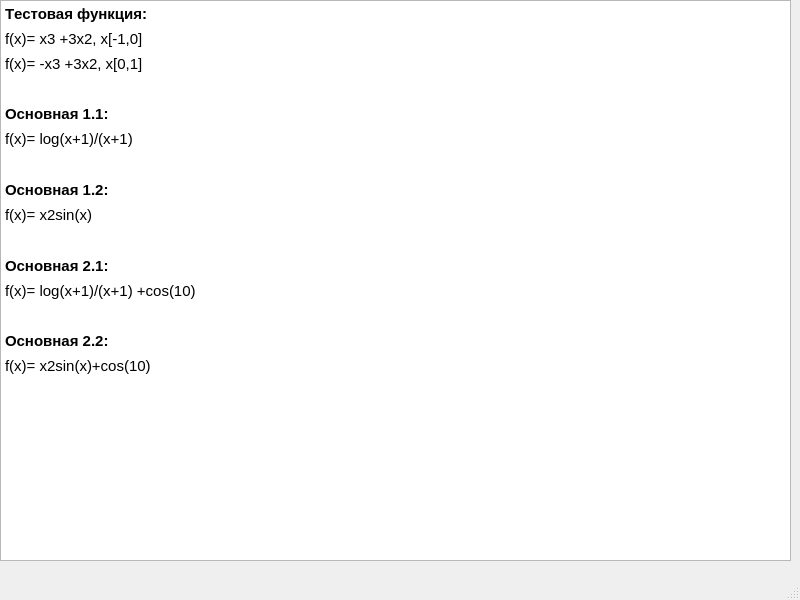
<?xml version="1.0" encoding="UTF-8"?>
<ui version="4.0">
 <class>MainWindow</class>
 <widget class="QMainWindow" name="MainWindow">
  <property name="geometry">
   <rect>
    <x>0</x>
    <y>0</y>
    <width>800</width>
    <height>600</height>
   </rect>
  </property>
  <property name="windowTitle">
   <string>Помощь</string>
  </property>
  <widget class="QWidget" name="centralwidget">
   <widget class="QTextEdit" name="textEdit">
    <property name="geometry">
     <rect>
      <x>0</x>
      <y>0</y>
      <width>791</width>
      <height>561</height>
     </rect>
    </property>
    <property name="html">
     <string>&lt;!DOCTYPE HTML PUBLIC &quot;-//W3C//DTD HTML 4.0//EN&quot; &quot;http://www.w3.org/TR/REC-html40/strict.dtd&quot;&gt;
&lt;html&gt;&lt;head&gt;&lt;meta name=&quot;qrichtext&quot; content=&quot;1&quot; /&gt;&lt;style type=&quot;text/css&quot;&gt;
p, li { white-space: pre-wrap; }
&lt;/style&gt;&lt;/head&gt;&lt;body style=&quot; font-family:'MS Shell Dlg 2'; font-size:7.8pt; font-weight:400; font-style:normal;&quot;&gt;
&lt;p style=&quot; margin-top:0px; margin-bottom:0px; margin-left:0px; margin-right:0px; -qt-block-indent:0; text-indent:0px; line-height:138%;&quot;&gt;&lt;a name=&quot;docs-internal-guid-23ae4738-7fff-017f-61ce-d06e07cf7613&quot;&gt;&lt;/a&gt;&lt;span style=&quot; font-family:'Arial','sans-serif'; font-size:11pt; font-weight:696; color:#000000; background-color:transparent;&quot;&gt;Т&lt;/span&gt;&lt;span style=&quot; font-family:'Arial','sans-serif'; font-size:11pt; font-weight:696; color:#000000; background-color:transparent;&quot;&gt;естовая функция:&lt;/span&gt;&lt;/p&gt;
&lt;p style=&quot; margin-top:0px; margin-bottom:0px; margin-left:0px; margin-right:0px; -qt-block-indent:0; text-indent:0px; line-height:138%;&quot;&gt;&lt;span style=&quot; font-family:'Arial','sans-serif'; font-size:11pt; color:#000000; background-color:transparent;&quot;&gt;f(x)= x3 +3x2, x[-1,0]&lt;/span&gt;&lt;/p&gt;
&lt;p style=&quot; margin-top:0px; margin-bottom:0px; margin-left:0px; margin-right:0px; -qt-block-indent:0; text-indent:0px; line-height:138%;&quot;&gt;&lt;span style=&quot; font-family:'Arial','sans-serif'; font-size:11pt; color:#000000; background-color:transparent;&quot;&gt;f(x)= -x3 +3x2, x[0,1]&lt;/span&gt;&lt;/p&gt;
&lt;p style=&quot; margin-top:0px; margin-bottom:0px; margin-left:0px; margin-right:0px; -qt-block-indent:0; text-indent:0px;&quot;&gt;&lt;span style=&quot; font-size:8pt;&quot;&gt;&lt;br /&gt;&lt;/span&gt;&lt;/p&gt;
&lt;p style=&quot; margin-top:0px; margin-bottom:0px; margin-left:0px; margin-right:0px; -qt-block-indent:0; text-indent:0px; line-height:138%;&quot;&gt;&lt;span style=&quot; font-family:'Arial','sans-serif'; font-size:11pt; font-weight:696; color:#000000; background-color:transparent;&quot;&gt;Основная 1.1:&lt;/span&gt;&lt;/p&gt;
&lt;p style=&quot; margin-top:0px; margin-bottom:0px; margin-left:0px; margin-right:0px; -qt-block-indent:0; text-indent:0px; line-height:138%;&quot;&gt;&lt;span style=&quot; font-family:'Arial','sans-serif'; font-size:11pt; color:#000000; background-color:transparent;&quot;&gt;f(x)= log(x+1)/(x+1)&lt;/span&gt;&lt;/p&gt;
&lt;p style=&quot; margin-top:0px; margin-bottom:0px; margin-left:0px; margin-right:0px; -qt-block-indent:0; text-indent:0px;&quot;&gt;&lt;span style=&quot; font-size:8pt;&quot;&gt;&lt;br /&gt;&lt;/span&gt;&lt;/p&gt;
&lt;p style=&quot; margin-top:0px; margin-bottom:0px; margin-left:0px; margin-right:0px; -qt-block-indent:0; text-indent:0px; line-height:138%;&quot;&gt;&lt;span style=&quot; font-family:'Arial','sans-serif'; font-size:11pt; font-weight:696; color:#000000; background-color:transparent;&quot;&gt;Основная 1.2:&lt;/span&gt;&lt;/p&gt;
&lt;p style=&quot; margin-top:0px; margin-bottom:0px; margin-left:0px; margin-right:0px; -qt-block-indent:0; text-indent:0px; line-height:138%;&quot;&gt;&lt;span style=&quot; font-family:'Arial','sans-serif'; font-size:11pt; color:#000000; background-color:transparent;&quot;&gt;f(x)= x2sin(x)&lt;/span&gt;&lt;/p&gt;
&lt;p style=&quot; margin-top:0px; margin-bottom:0px; margin-left:0px; margin-right:0px; -qt-block-indent:0; text-indent:0px;&quot;&gt;&lt;span style=&quot; font-size:8pt;&quot;&gt;&lt;br /&gt;&lt;/span&gt;&lt;/p&gt;
&lt;p style=&quot; margin-top:0px; margin-bottom:0px; margin-left:0px; margin-right:0px; -qt-block-indent:0; text-indent:0px; line-height:138%;&quot;&gt;&lt;span style=&quot; font-family:'Arial','sans-serif'; font-size:11pt; font-weight:696; color:#000000; background-color:transparent;&quot;&gt;Основная 2.1:&lt;/span&gt;&lt;/p&gt;
&lt;p style=&quot; margin-top:0px; margin-bottom:0px; margin-left:0px; margin-right:0px; -qt-block-indent:0; text-indent:0px; line-height:138%;&quot;&gt;&lt;span style=&quot; font-family:'Arial','sans-serif'; font-size:11pt; color:#000000; background-color:transparent;&quot;&gt;f(x)= log(x+1)/(x+1) +cos(10)&lt;/span&gt;&lt;/p&gt;
&lt;p style=&quot; margin-top:0px; margin-bottom:0px; margin-left:0px; margin-right:0px; -qt-block-indent:0; text-indent:0px;&quot;&gt;&lt;span style=&quot; font-size:8pt;&quot;&gt;&lt;br /&gt;&lt;/span&gt;&lt;/p&gt;
&lt;p style=&quot; margin-top:0px; margin-bottom:0px; margin-left:0px; margin-right:0px; -qt-block-indent:0; text-indent:0px; line-height:138%;&quot;&gt;&lt;span style=&quot; font-family:'Arial','sans-serif'; font-size:11pt; font-weight:696; color:#000000; background-color:transparent;&quot;&gt;Основная 2.2:&lt;/span&gt;&lt;/p&gt;
&lt;p style=&quot; margin-top:0px; margin-bottom:0px; margin-left:0px; margin-right:0px; -qt-block-indent:0; text-indent:0px;&quot;&gt;&lt;span style=&quot; font-family:'Arial','sans-serif'; font-size:11pt; color:#000000; background-color:transparent;&quot;&gt;f(x)= x2sin(x)+cos(10)&lt;/span&gt;&lt;/p&gt;&lt;/body&gt;&lt;/html&gt;</string>
    </property>
   </widget>
  </widget>
  <widget class="QMenuBar" name="menubar">
   <property name="geometry">
    <rect>
     <x>0</x>
     <y>0</y>
     <width>800</width>
     <height>26</height>
    </rect>
   </property>
  </widget>
  <widget class="QStatusBar" name="statusbar"/>
 </widget>
 <resources/>
 <connections/>
</ui>
